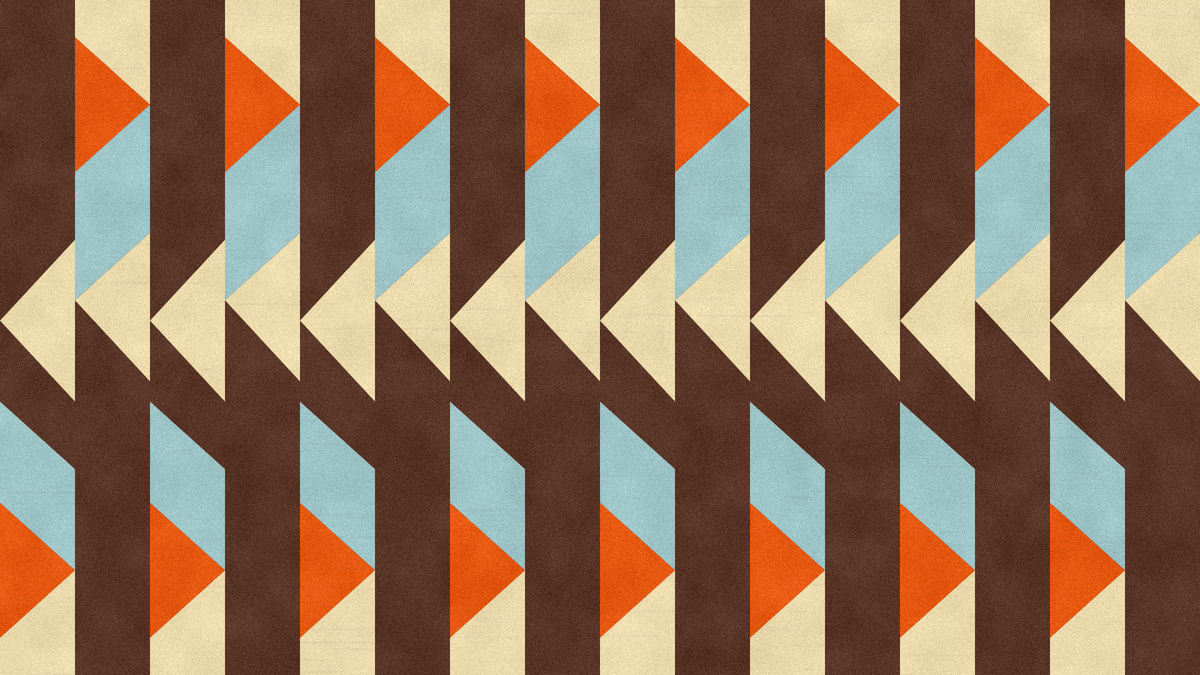
Frame 1 (no input)
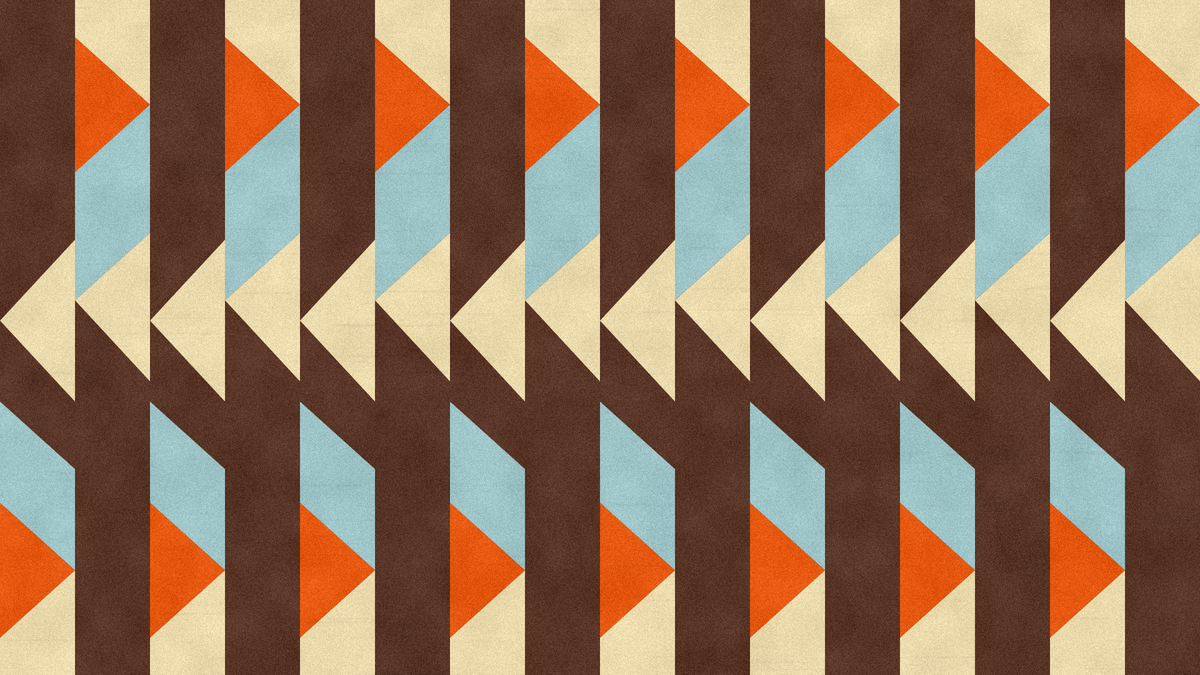
Frame 2 (the mouse pressed at the canvas centre, redrawn once)

The p5.js sketch that drew these frames (run headless with seeded random() and noise() and a simulated clock; the mouse was pressed at the canvas centre and the sketch redrawn once):

// p5.js sketch
// ── sketch.js
const palette = [
  "#9fc6c8",
  "#5a3728",
  "#eddcae",
  "#9fc6c8",
  "#eddcae",
  "#e85a12",
  "#8b4328"
];


function setup() {
  createCanvas(1920, 1080);
  noLoop();
  pixelDensity(1);
}

function draw() {
  background(palette[0]);

  const cols = {
    rust: palette[1],
    yellow: palette[2],
    blue: palette[3],
    peach: palette[5],
    pink: palette[4]
  };

  const bands = 16;
  const bandW = width / bands;

  noStroke();

  for (let i = 0; i < bands; i++) {
    const x = i * bandW;
    const flip = i % 2 === 1;

    fill(cols.rust);
    rect(x, 0, bandW, height);

    if (!flip) {
      fill(cols.yellow);
      triangle(x + bandW, height * 0.355, x, height * 0.475, x + bandW, height * 0.595);

      fill(cols.blue);
      quad(x, height * 0.595, x, height * 0.745, x + bandW, height * 0.845, x + bandW, height * 0.695);

      fill(cols.peach);
      triangle(x, height * 0.745, x + bandW, height * 0.845, x, height * 0.945);

      fill(cols.pink);
      quad(x + bandW, height * 0.845, x + bandW, height, x, height, x, height * 0.945);
    } else {
      fill(cols.pink);
      quad(x, 0, x, height * 0.055, x + bandW, height * 0.155, x + bandW, 0);

      fill(cols.peach);
      triangle(x, height * 0.055, x + bandW, height * 0.155, x, height * 0.255);

      fill(cols.blue);
      quad(x, height * 0.255, x, height * 0.445, x + bandW, height * 0.345, x + bandW, height * 0.155);

      fill(cols.yellow);
      triangle(x, height * 0.445, x + bandW, height * 0.565, x + bandW, height * 0.345);
    }
  }

  addPrintTexture()
}

function addPrintTexture() {
  loadPixels();

  for (let y = 0; y < height; y++) {
    for (let x = 0; x < width; x++) {
      const i = 4 * (x + y * width);
      const n = noise(x * 0.018, y * 0.018);
      const grain = random(-18, 14) + map(n, 0, 1, -10, 10);

      pixels[i] = constrain(pixels[i] + grain, 0, 255);
      pixels[i + 1] = constrain(pixels[i + 1] + grain, 0, 255);
      pixels[i + 2] = constrain(pixels[i + 2] + grain, 0, 255);
    }
  }

  updatePixels();

  noStroke();

  for (let i = 0; i < 32000; i++) {
    fill(255, random(5, 18));
    circle(random(width), random(height), random(0.4, 1.6));
  }

  for (let i = 0; i < 18000; i++) {
    fill(0, random(3, 10));
    circle(random(width), random(height), random(0.35, 1.1));
  }

  blendMode(MULTIPLY);
  for (let i = 0; i < 420; i++) {
    fill(70, 43, 32, random(3, 8));
    rect(random(width), random(height), random(30, 180), random(1, 4));
  }
  blendMode(BLEND);
}
